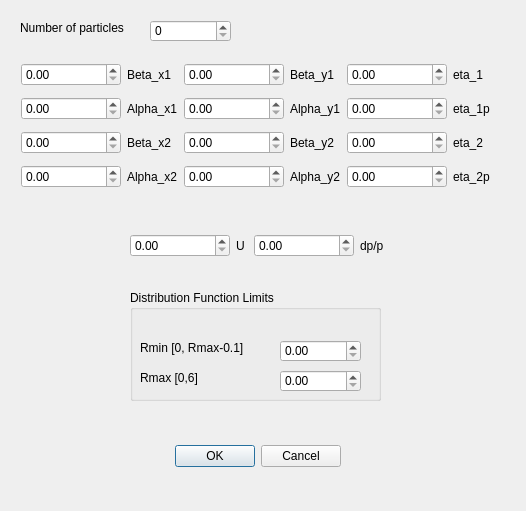
<?xml version="1.0" encoding="UTF-8"?>
<ui version="4.0">
 <class>TrackerDistributionDialogNew</class>
 <widget class="QDialog" name="TrackerDistributionDialogNew">
  <property name="geometry">
   <rect>
    <x>0</x>
    <y>0</y>
    <width>526</width>
    <height>511</height>
   </rect>
  </property>
  <property name="minimumSize">
   <size>
    <width>283</width>
    <height>269</height>
   </size>
  </property>
  <property name="maximumSize">
   <size>
    <width>1000</width>
    <height>1000</height>
   </size>
  </property>
  <property name="windowTitle">
   <string>Distribution Function Parameters</string>
  </property>
  <widget class="QDialogButtonBox" name="buttonBox">
   <property name="geometry">
    <rect>
     <x>160</x>
     <y>440</y>
     <width>181</width>
     <height>32</height>
    </rect>
   </property>
   <property name="orientation">
    <enum>Qt::Horizontal</enum>
   </property>
   <property name="standardButtons">
    <set>QDialogButtonBox::Cancel|QDialogButtonBox::Ok</set>
   </property>
  </widget>
  <widget class="QSpinBox" name="spinBoxNpart">
   <property name="geometry">
    <rect>
     <x>150</x>
     <y>20</y>
     <width>81</width>
     <height>22</height>
    </rect>
   </property>
  </widget>
  <widget class="QLabel" name="label">
   <property name="geometry">
    <rect>
     <x>20</x>
     <y>20</y>
     <width>121</width>
     <height>16</height>
    </rect>
   </property>
   <property name="text">
    <string>Number of particles</string>
   </property>
  </widget>
  <widget class="QGroupBox" name="groupBox">
   <property name="geometry">
    <rect>
     <x>130</x>
     <y>290</y>
     <width>251</width>
     <height>111</height>
    </rect>
   </property>
   <property name="title">
    <string>Distribution Function Limits</string>
   </property>
   <widget class="QLabel" name="label_2">
    <property name="geometry">
     <rect>
      <x>10</x>
      <y>50</y>
      <width>121</width>
      <height>16</height>
     </rect>
    </property>
    <property name="text">
     <string>Rmin [0, Rmax-0.1]</string>
    </property>
   </widget>
   <widget class="QDoubleSpinBox" name="doubleSpinBoxRmin">
    <property name="geometry">
     <rect>
      <x>150</x>
      <y>50</y>
      <width>81</width>
      <height>22</height>
     </rect>
    </property>
   </widget>
   <widget class="QLabel" name="label_3">
    <property name="geometry">
     <rect>
      <x>10</x>
      <y>80</y>
      <width>71</width>
      <height>16</height>
     </rect>
    </property>
    <property name="text">
     <string>Rmax [0,6]</string>
    </property>
   </widget>
   <widget class="QDoubleSpinBox" name="doubleSpinBoxRmax">
    <property name="geometry">
     <rect>
      <x>150</x>
      <y>80</y>
      <width>81</width>
      <height>22</height>
     </rect>
    </property>
   </widget>
  </widget>
  <widget class="QWidget" name="">
   <property name="geometry">
    <rect>
     <x>130</x>
     <y>230</y>
     <width>254</width>
     <height>31</height>
    </rect>
   </property>
   <layout class="QHBoxLayout" name="horizontalLayout">
    <item>
     <widget class="QDoubleSpinBox" name="doubleSpinBoxU">
      <property name="minimumSize">
       <size>
        <width>100</width>
        <height>0</height>
       </size>
      </property>
     </widget>
    </item>
    <item>
     <widget class="QLabel" name="label_16">
      <property name="text">
       <string>U</string>
      </property>
     </widget>
    </item>
    <item>
     <widget class="QDoubleSpinBox" name="doubleSpinBoxDpp">
      <property name="minimumSize">
       <size>
        <width>100</width>
        <height>0</height>
       </size>
      </property>
     </widget>
    </item>
    <item>
     <widget class="QLabel" name="label_17">
      <property name="text">
       <string>dp/p</string>
      </property>
     </widget>
    </item>
   </layout>
  </widget>
  <widget class="QWidget" name="">
   <property name="geometry">
    <rect>
     <x>21</x>
     <y>58</y>
     <width>479</width>
     <height>136</height>
    </rect>
   </property>
   <layout class="QGridLayout" name="gridLayout">
    <item row="0" column="0">
     <widget class="QDoubleSpinBox" name="doubleSpinBoxBx1">
      <property name="minimumSize">
       <size>
        <width>100</width>
        <height>0</height>
       </size>
      </property>
     </widget>
    </item>
    <item row="0" column="1">
     <widget class="QLabel" name="label_4">
      <property name="text">
       <string>Beta_x1</string>
      </property>
     </widget>
    </item>
    <item row="0" column="2">
     <widget class="QDoubleSpinBox" name="doubleSpinBoxBy1">
      <property name="minimumSize">
       <size>
        <width>100</width>
        <height>0</height>
       </size>
      </property>
     </widget>
    </item>
    <item row="0" column="3">
     <widget class="QLabel" name="label_8">
      <property name="text">
       <string>Beta_y1</string>
      </property>
     </widget>
    </item>
    <item row="0" column="4">
     <widget class="QDoubleSpinBox" name="doubleSpinBoxEta1">
      <property name="minimumSize">
       <size>
        <width>100</width>
        <height>0</height>
       </size>
      </property>
     </widget>
    </item>
    <item row="0" column="5">
     <widget class="QLabel" name="label_12">
      <property name="text">
       <string>eta_1</string>
      </property>
     </widget>
    </item>
    <item row="1" column="0">
     <widget class="QDoubleSpinBox" name="doubleSpinBoxAx1"/>
    </item>
    <item row="1" column="1">
     <widget class="QLabel" name="label_5">
      <property name="text">
       <string>Alpha_x1</string>
      </property>
     </widget>
    </item>
    <item row="1" column="2">
     <widget class="QDoubleSpinBox" name="doubleSpinBoxAy1"/>
    </item>
    <item row="1" column="3">
     <widget class="QLabel" name="label_9">
      <property name="text">
       <string>Alpha_y1</string>
      </property>
     </widget>
    </item>
    <item row="1" column="4">
     <widget class="QDoubleSpinBox" name="doubleSpinBoxEta1p"/>
    </item>
    <item row="1" column="5">
     <widget class="QLabel" name="label_13">
      <property name="text">
       <string>eta_1p</string>
      </property>
     </widget>
    </item>
    <item row="2" column="0">
     <widget class="QDoubleSpinBox" name="doubleSpinBoxBx2"/>
    </item>
    <item row="2" column="1">
     <widget class="QLabel" name="label_6">
      <property name="text">
       <string>Beta_x2</string>
      </property>
     </widget>
    </item>
    <item row="2" column="2">
     <widget class="QDoubleSpinBox" name="doubleSpinBoxBy2"/>
    </item>
    <item row="2" column="3">
     <widget class="QLabel" name="label_10">
      <property name="text">
       <string>Beta_y2</string>
      </property>
     </widget>
    </item>
    <item row="2" column="4">
     <widget class="QDoubleSpinBox" name="doubleSpinBoxEta2"/>
    </item>
    <item row="2" column="5">
     <widget class="QLabel" name="label_14">
      <property name="text">
       <string>eta_2</string>
      </property>
     </widget>
    </item>
    <item row="3" column="0">
     <widget class="QDoubleSpinBox" name="doubleSpinBoxAx2"/>
    </item>
    <item row="3" column="1">
     <widget class="QLabel" name="label_7">
      <property name="text">
       <string>Alpha_x2</string>
      </property>
     </widget>
    </item>
    <item row="3" column="2">
     <widget class="QDoubleSpinBox" name="doubleSpinBoxAy2"/>
    </item>
    <item row="3" column="3">
     <widget class="QLabel" name="label_11">
      <property name="text">
       <string>Alpha_y2</string>
      </property>
     </widget>
    </item>
    <item row="3" column="4">
     <widget class="QDoubleSpinBox" name="doubleSpinBoxEta2p"/>
    </item>
    <item row="3" column="5">
     <widget class="QLabel" name="label_15">
      <property name="text">
       <string>eta_2p</string>
      </property>
     </widget>
    </item>
   </layout>
  </widget>
 </widget>
 <resources/>
 <connections>
  <connection>
   <sender>buttonBox</sender>
   <signal>accepted()</signal>
   <receiver>TrackerDistributionDialogNew</receiver>
   <slot>accept()</slot>
   <hints>
    <hint type="sourcelabel">
     <x>248</x>
     <y>254</y>
    </hint>
    <hint type="destinationlabel">
     <x>157</x>
     <y>274</y>
    </hint>
   </hints>
  </connection>
  <connection>
   <sender>buttonBox</sender>
   <signal>rejected()</signal>
   <receiver>TrackerDistributionDialogNew</receiver>
   <slot>reject()</slot>
   <hints>
    <hint type="sourcelabel">
     <x>316</x>
     <y>260</y>
    </hint>
    <hint type="destinationlabel">
     <x>286</x>
     <y>274</y>
    </hint>
   </hints>
  </connection>
 </connections>
</ui>
